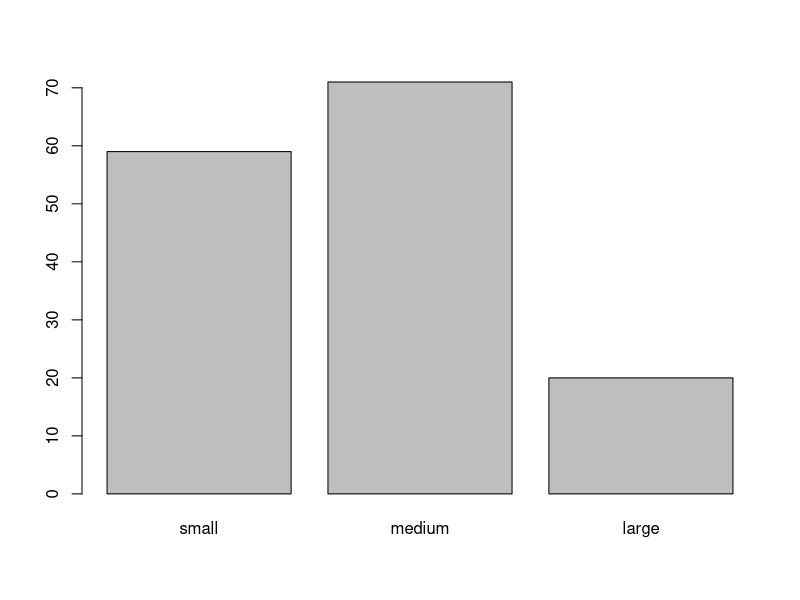
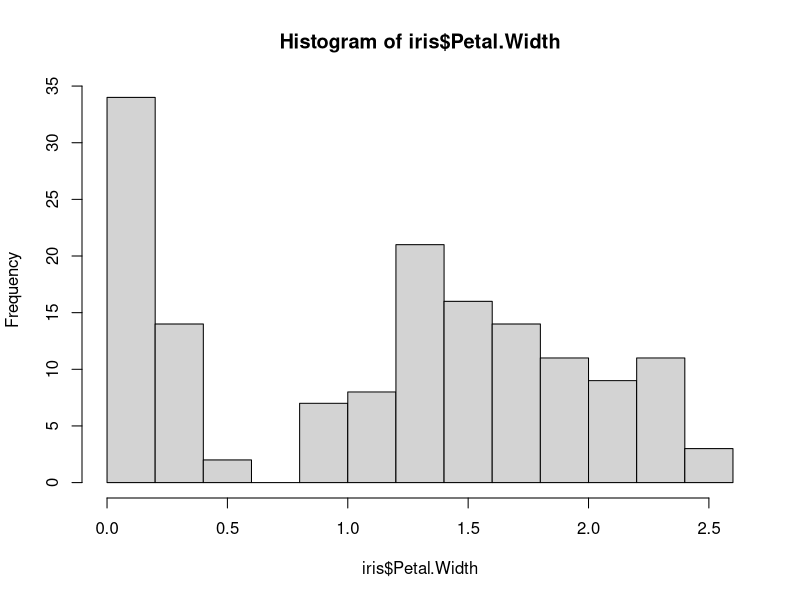
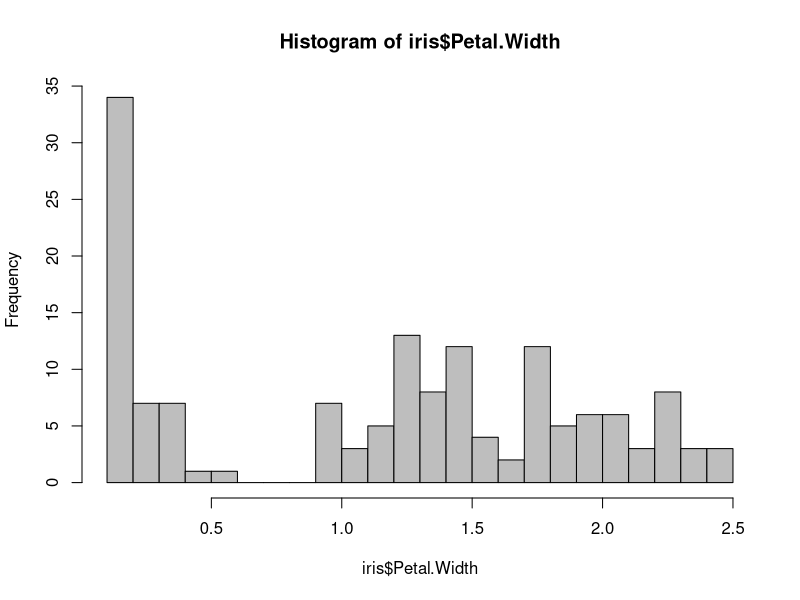
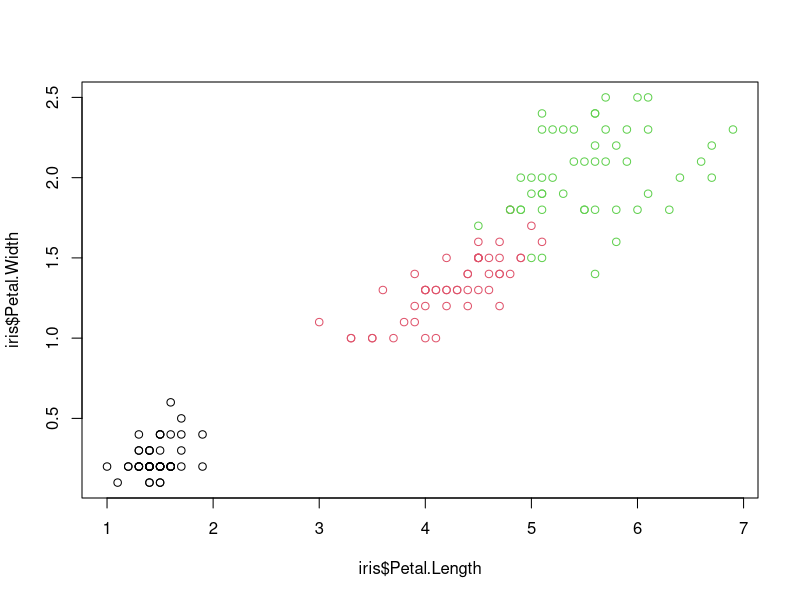
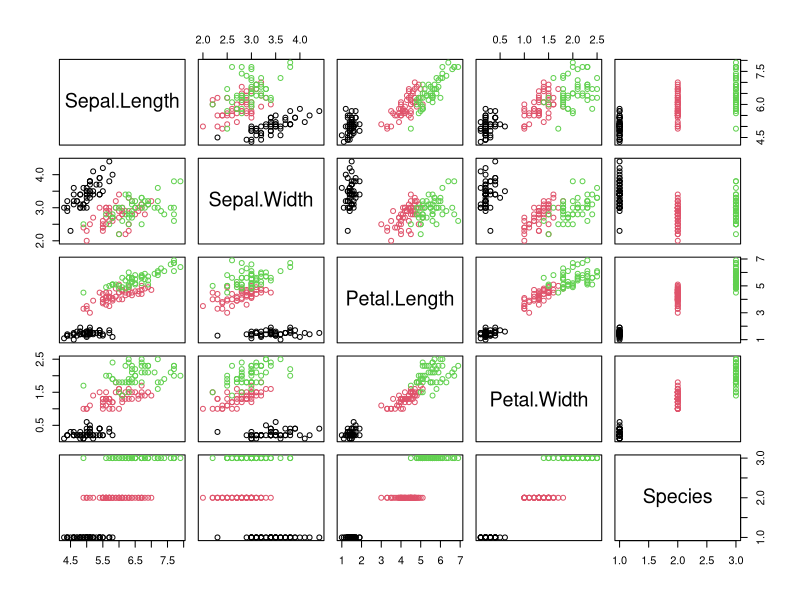
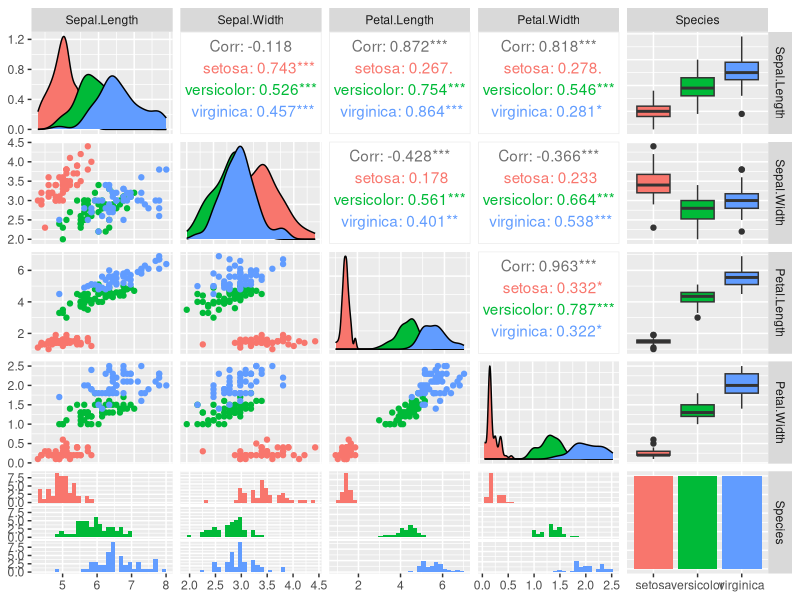
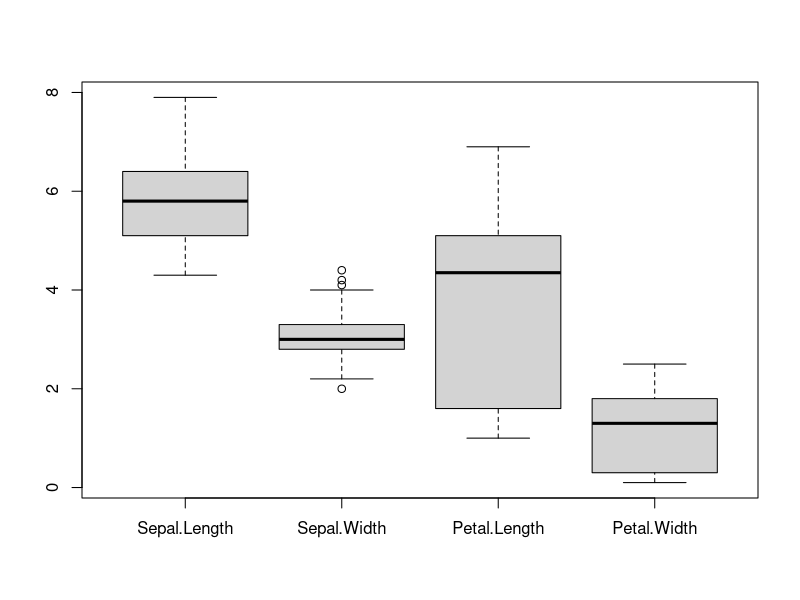
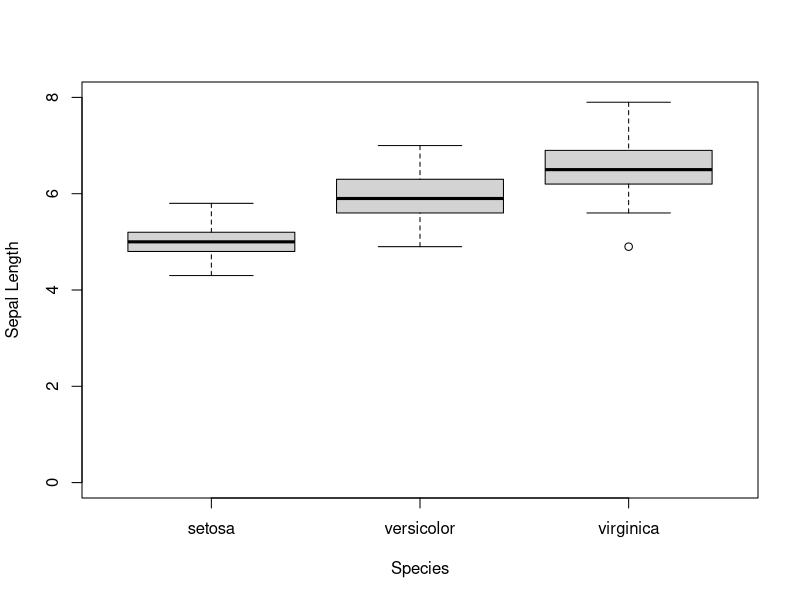

Reproduce these figures in R, in order.
## ---- chunk 1
knitr::opts_chunk$set(echo = TRUE)
## ---- chunk 2
data(iris) #Load data set
head(iris)
## ---- chunk 3
#' Get summary statistics
summary(iris)


## ---- chunk 4
#' Get mean and standard deviation for sepal length
mean(iris$Sepal.Length)
sd(iris$Sepal.Length)

## ---- chunk 5
#' Ignor missing values (Note: this data does not contain any, but this is
#' what you would do)
mean(iris$Sepal.Length, na.rm = TRUE)
## ---- chunk 6
#' Robust mean (trim 10% of observations from each end of the distribution)
mean(iris$Sepal.Length, trim = .1)

## ---- chunk 7

#' Apply mean, sd and median to columns (MARGIN=2)
apply(iris[1:4], MARGIN=2, mean)
apply(iris[1:4], MARGIN=2, median)
apply(iris[1:4], MARGIN=2, sd)
apply(iris[1:4], MARGIN=2, var)
apply(iris[1:4], MARGIN=2, min)
apply(iris[1:4], MARGIN=2, max)

## ---- chunk 8
#' Define your own statistic: E.g., MAD (median absolute deviation)
mad <- function(x) median(abs(x-mean(x)))
apply(iris[1:4], MARGIN=2, mad)
## ---- chunk 9
#' # Tabulate data

#' Discretize the data first since there are too many values (cut divides the range by breaks, see package discretization for other methods)
iris_discrete <- data.frame(
	Sepal.Length= cut(iris$Sepal.Length, breaks=3,
		labels=c("small", "medium", "large"), ordered=TRUE),
	Sepal.Width= cut(iris$Sepal.Width, breaks=3,
		labels=c("small", "medium", "large"), ordered=TRUE),
	Petal.Length= cut(iris$Petal.Length, breaks=3,
		labels=c("small", "medium", "large"), ordered=TRUE),
	Petal.Width= cut(iris$Petal.Width, breaks=3,
		labels=c("small", "medium", "large"), ordered=TRUE),
	Species = iris$Species
	)

## ---- chunk 10
head(iris_discrete)
summary(iris_discrete)
## ---- chunk 11
#' Create some tables
table(iris_discrete$Sepal.Length, iris_discrete$Sepal.Width)
table(iris_discrete$Petal.Length, iris_discrete$Petal.Width)
table(iris_discrete$Petal.Length, iris_discrete$Species)

## ---- chunk 12
#' Test if the two features are independent given the counts in the
#' contingency table (H0: independence)
#'
#' p-value: the probability of seeing a more extreme value of the test
#' statistic under the assumption that H0 is correct. Low p-values (typically
#' less than .05 or .01) indicate that H0 should be rejected.
tbl <- table(iris_discrete$Sepal.Length, iris_discrete$Sepal.Width)
tbl
chisq.test(tbl)

## ---- chunk 13
#' Fisher's exact test is  better for small counts (cells with counts <5)
fisher.test(tbl)

## ---- chunk 14
#' Plot the distribution for a discrete variable
table(iris_discrete$Sepal.Length)
barplot(table(iris_discrete$Sepal.Length))

## ---- chunk 15
#' # Percentiles
apply(iris[1:4], MARGIN=2, quantile)
## ---- chunk 16
#' Interquartile range
quantile(iris$Petal.Length)
quantile(iris$Petal.Length)[4] - quantile(iris$Petal.Length)[2]

## ---- chunk 17
#' ### Histogram
#'
#' Show the distribution of a single numeric variable
hist(iris$Petal.Width)
hist(iris$Petal.Width, breaks=20, col="grey")
## ---- chunk 18

#' ### Scatter plot
#'
#' Show the relationship between two numeric variables
plot(x=iris$Petal.Length, y=iris$Petal.Width, col=iris$Species)
## ---- chunk 19
#' ### Scatter plot matrix
#'
#' Show the relationship between several numeric variables
pairs(iris, col=iris$Species)
## ---- chunk 20
#' Alternative scatter plot matrix
library("GGally")
ggpairs(iris,  ggplot2::aes(colour=Species))

## ---- chunk 21
#' ### Boxplot
#'

#' Compare the distribution of several continuous variables
boxplot(iris[,1:4])

## ---- chunk 22
#' Compare the distribution of a single continuous variables grouped by a nominal variable
boxplot(Sepal.Length ~ Species, data = iris,
  ylab = "Sepal Length", ylim = c(0,8))

## ---- chunk 23
#' Group-wise averages
aggregate(Sepal.Length ~ Species, data=iris, FUN = mean)
aggregate(Sepal.Width ~ Species, data=iris, FUN = mean)
## ---- chunk 24
#' ### ECDF: Empirical Cumulative Distribution Function
e <- ecdf(iris$Petal.Width)
hist(iris$Petal.Width, breaks=20, freq=FALSE, col="gray")
lines(e, col="red", lwd=2)

## ---- chunk 25
#' ### Data matrix visualization
iris_matrix <- as.matrix(iris[,1:4])
image(iris_matrix)

## ---- chunk 26
library(seriation) ## for pimage
pimage(iris_matrix, ylab="Object (ordered by species)",
  main="Original values", colorkey=TRUE)
## ---- chunk 27
#' values smaller than the average are blue and larger ones are red
iris_scaled <- scale(iris_matrix)
pimage(iris_scaled,
  ylab="Object (ordered by species)",
	main="Standard deviations from the feature mean")
## ---- chunk 28
#' use reordering of features and objects
pimage(iris_scaled, order = seriate(iris_scaled),
  main="Standard deviations (reordered)")
## ---- chunk 29
#' ### Correlation matrix
#'
#' Calculate and visualize the correlation between features
cm1 <- cor(iris_matrix)
cm1

## ---- chunk 30
library(seriation) ## for pimage and hmap
pimage(cm1)
hmap(cm1, margin = c(7,7), cexRow = 1, cexCol = 1)
## ---- chunk 31
library(corrplot)
corrplot(cm1, method="ellipse")
corrplot(cm1, method=c("ellipse"), order="FPC")
## ---- chunk 32
#' Test if correlation is significantly different from 0
cor.test(iris$Sepal.Length, iris$Sepal.Width)
cor.test(iris$Petal.Length, iris$Petal.Width) #this one is significant

## ---- chunk 33
#' Correlation between objects
cm2 <- cor(t(iris_matrix))
pimage(cm2,
	main="Correlation matrix", xlab="Objects", ylab="Objects",
  zlim = c(-1,1),col = bluered(100))
## ---- chunk 34
#' ### Parallel coordinates plot
library(MASS)
parcoord(iris[,1:4], col=iris$Species)

## ---- chunk 35
#' Reorder with placing correlated features next to each other
library(seriation)
o <- seriate(as.dist(1-cor(iris[,1:4])), method="BBURCG")
get_order(o)
parcoord(iris[,get_order(o)], col=iris$Species)
